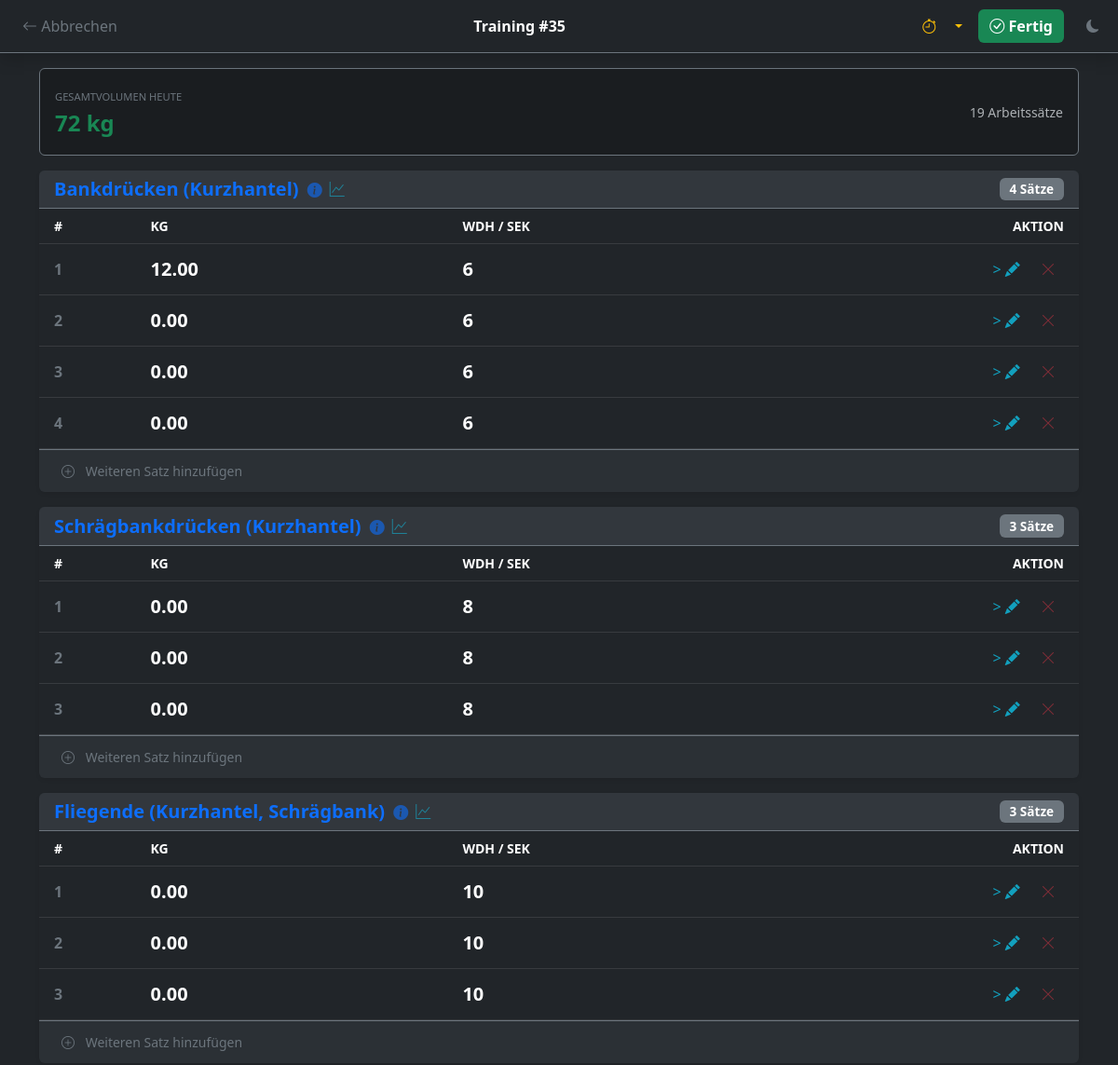
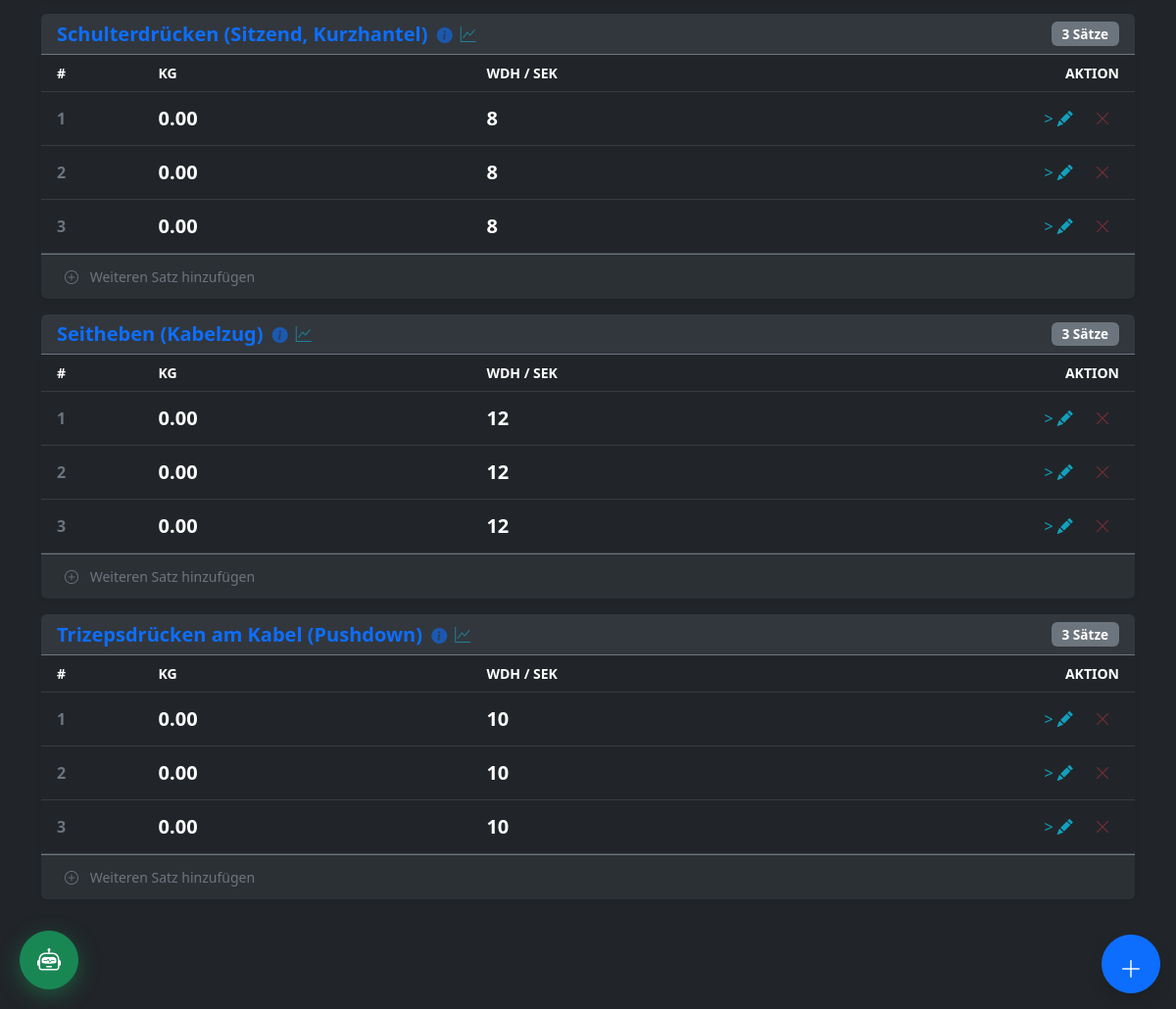
/training/35/ (signed in), run on the app's committed database (2 pictures, top to bottom).
### core/models.py (models this page shows, shortened)
class Trainingseinheit(models.Model):
    user = models.ForeignKey(User, on_delete=models.CASCADE, related_name="trainings", null=True)
    plan = models.ForeignKey('Plan', on_delete=models.SET_NULL, related_name="trainings", null=True, blank=True, verbose_name="Trainingsplan")
    datum = models.DateTimeField(auto_now_add=True)
    dauer_minuten = models.PositiveIntegerField(blank=True, null=True, verbose_name="Dauer (Min)")
    kommentar = models.TextField(blank=True, null=True, verbose_name="Wie lief's?")
    class Meta:
        verbose_name = "Trainingseinheit"
        verbose_name_plural = "Trainingseinheiten"
        ordering = ['-datum']
        indexes = [
            models.Index(fields=['datum']),
        ]

class Uebung(models.Model):
    bezeichnung = models.CharField(max_length=100, unique=True, verbose_name="Name der Übung")
    muskelgruppe = models.CharField(max_length=50, choices=MUSKELGRUPPEN, verbose_name="Hauptmuskel")
    hilfsmuskeln = models.JSONField(default=list, blank=True, verbose_name="Hilfsmuskelgruppen")
    gewichts_typ = models.CharField(max_length=20, choices=GEWICHTS_TYP, default='GESAMT', verbose_name="Gewichtsart")
    bewegungstyp = models.CharField(max_length=20, choices=BEWEGUNGS_TYP, default='ISOLATION', verbose_name="Bewegungsmuster")
    equipment = models.ManyToManyField(Equipment, related_name="uebungen", blank=True, verbose_name="Benötigtes Equipment")
    beschreibung = models.TextField(blank=True, verbose_name="Anleitung / Notizen")
    bild = models.ImageField(upload_to='uebungen_bilder/', blank=True, null=True, verbose_name="Foto/Grafik")
    video_link = models.URLField(blank=True, null=True, verbose_name="YouTube Link")
    favoriten = models.ManyToManyField(User, related_name="favoriten_uebungen", blank=True)
    erstellt_am = models.DateTimeField(auto_now_add=True)
    def __str__(self):
        return self.bezeichnung
    class Meta:
        verbose_name = "Übung"
        verbose_name_plural = "Übungen"
        ordering = ['bezeichnung']

class Satz(models.Model):
    einheit = models.ForeignKey(Trainingseinheit, on_delete=models.CASCADE, related_name="saetze")
    uebung = models.ForeignKey(Uebung, on_delete=models.PROTECT, verbose_name="Übung")
    satz_nr = models.PositiveIntegerField(default=1, verbose_name="Satz Nr.")
    gewicht = models.DecimalField(max_digits=6, decimal_places=2, verbose_name="Gewicht (kg)")
    wiederholungen = models.PositiveIntegerField(verbose_name="Wdh.")
    ist_aufwaermsatz = models.BooleanField(default=False, verbose_name="Warmup")
    rpe = models.DecimalField(
        max_digits=3,
        decimal_places=1,
        blank=True,
        null=True,
        verbose_name="RPE (1-10)",
        validators=[MinValueValidator(1.0), MaxValueValidator(10.0)]
    )
    notiz = models.TextField(blank=True, null=True, verbose_name="Notiz", max_length=500)
    superset_gruppe = models.PositiveIntegerField(
        default=0,
        verbose_name="Superset-Gruppe",
        help_text="0 = keine Gruppe, 1-9 = Gruppennummer für Supersätze"
    )
    class Meta:
        verbose_name = "Satz"
        verbose_name_plural = "Sätze"
        ordering = ['einheit', 'satz_nr']
        indexes = [
            models.Index(fields=['uebung', 'einheit']),
        ]

### core/views.py (the view)
# urls.py: path('training/<int:training_id>/', views.training_session, name='training_session'),
@login_required
def training_session(request, training_id):
    training = get_object_or_404(Trainingseinheit, id=training_id, user=request.user)
    uebungen = Uebung.objects.all().order_by('muskelgruppe', 'bezeichnung')
    if training.plan:
        plan_reihenfolge = {pu.uebung_id: pu.reihenfolge for pu in training.plan.uebungen.all()}
        saetze = sorted(
            training.saetze.all(),
            key=lambda s: (plan_reihenfolge.get(s.uebung_id, 999), s.satz_nr)
        )
    else:
        saetze = training.saetze.all().order_by('uebung__bezeichnung', 'satz_nr')
    total_volume = 0
    arbeitssaetze = training.saetze.filter(ist_aufwaermsatz=False)
    for satz in arbeitssaetze:
        total_volume += float(satz.gewicht) * satz.wiederholungen
    context = {
        'training': training,
        'uebungen': uebungen,
        'saetze': saetze,
        'total_volume': round(total_volume, 1),
        'arbeitssaetze_count': arbeitssaetze.count(),
    }
    return render(request, 'core/training_session.html', context)

### core/templates/core/training_session.html (shortened to what this page needs)
{% load static %}
{% load static %}<!doctype html>
<html lang="de" data-bs-theme="dark" id="htmlRoot">
  <head>
    <link href="https://cdn.jsdelivr.net/npm/bootstrap@5.3.3/dist/css/bootstrap.min.css" rel="stylesheet">
    <link rel="stylesheet" href="https://cdn.jsdelivr.net/npm/bootstrap-icons@1.11.3/font/bootstrap-icons.min.css">
    <link rel="stylesheet" href="{% static 'core/css/theme-styles.css' %}">
  </head>
  <body>
    <nav class="navbar navbar-dark bg-dark border-bottom border-secondary mb-3 sticky-top shadow">
      <div class="container-fluid">
        <a class="btn btn-outline-secondary border-0" href="{% url 'training_select_plan' %}">
            <i class="bi bi-arrow-left"></i> Abbrechen
        </a>
        <span class="navbar-text text-white fw-bold">
            Training #{{ training.id }}
        </span>
        <div class="d-flex gap-2">
            <div class="btn-group">
                <button class="btn btn-outline-warning border-0" onclick="startRestTimer()" title="Pausenuhr starten">
                    <i class="bi bi-stopwatch"></i>
                </button>
                <button class="btn btn-outline-warning border-0 dropdown-toggle dropdown-toggle-split" data-bs-toggle="dropdown" aria-expanded="false" title="Timer-Dauer wählen">
                </button>
            </div>
            <a class="btn btn-success border-0 fw-bold" href="{% url 'finish_training' training.id %}">
                <i class="bi bi-check-circle"></i> Fertig
            </a>
                    <button onclick="toggleTheme()" class="btn btn-sm btn-outline-secondary border-0 ms-2" title="Theme wechseln">
              <i class="bi bi-moon-fill" id="themeIcon"></i>
            </button>
</div>
      </div>
    </nav>
    <div class="container pb-5 mb-5">
        {% if saetze %}
        <div class="alert alert-dark border-secondary d-flex justify-content-between align-items-center mb-3">
            <div>
                <small class="text-secondary text-uppercase" style="font-size: 0.7rem;">Gesamtvolumen heute</small>
                <div class="fs-4 fw-bold text-success">{{ total_volume|floatformat:0 }} kg</div>
            </div>
            <div class="text-end">
                <small class="text-muted">{{ arbeitssaetze_count }} Arbeitssätze</small>
            </div>
        </div>
        {% endif %}
        {% if not saetze %}
            <div class="text-center py-5 text-muted">
                <i class="bi bi-dumbbell display-1 opacity-25"></i>
                <p class="mt-3">Drück auf +, um loszulegen!</p>
            </div>
        {% else %}
            {% regroup saetze by uebung as uebungs_liste %}
            {% for uebung_group in uebungs_liste %}
            <div class="card card-stat border-secondary mb-3 shadow-sm">
                <div class="card-header border-secondary d-flex justify-content-between align-items-center bg-secondary bg-opacity-10">
                    <div class="d-flex align-items-center">
                        <h5 class="mb-0 text-primary fw-bold me-2">
                            <a href="#" class="text-decoration-none text-primary exercise-link"
                               data-exercise-id="{{ uebung_group.grouper.id }}"
                               title="Übungsdetails anzeigen">
                                {{ uebung_group.grouper }}
                                <i class="bi bi-info-circle-fill"></i>
                            </a>
                        </h5>
                        <a href="{% url 'exercise_stats' uebung_group.grouper.id %}" class="text-decoration-none text-info opacity-50">
                            <i class="bi bi-graph-up"></i>
                        </a>
                    </div>
                    <span class="badge bg-secondary">{{ uebung_group.list|length }} Sätze</span>
                </div>
                <div class="card-body p-0">
                    <table class="table table-hover mb-0 align-middle">
                        <thead class="text-secondary small text-uppercase">
                            <tr>
                                <th class="ps-3" style="width: 10%">#</th>
                                <th style="width: 30%">kg</th>
                                <th style="width: 30%">Wdh / Sek</th>
                                <th class="text-end pe-3">Aktion</th>
                            </tr>
                        </thead>
                        <tbody>
                            {% for satz in uebung_group.list %}
                            <tr class="{% if satz.ist_aufwaermsatz %}text-muted fst-italic{% endif %} {% if satz.superset_gruppe > 0 %}superset-group-{{ satz.superset_gruppe }}{% endif %}">
                                <td class="ps-3">
                                    {% if satz.superset_gruppe > 0 %}
                                        <span class="badge bg-warning text-dark" style="font-size: 0.65rem;">S{{ satz.superset_gruppe }}</span>
                                    {% elif satz.ist_aufwaermsatz %}
                                        <i class="bi bi-fire text-warning small" title="Warmup"></i>
                                    {% else %}
                                        <span class="fw-bold text-secondary">{{ forloop.counter }}</span>
                                    {% endif %}
                                </td>
                                <td>
                                    <span class="fw-bold fs-5">{{ satz.gewicht }}</span>
                                </td>
                                <td>
                                    <span class="fw-bold fs-5">{{ satz.wiederholungen }}</span>
                                </td>
                                <td class="text-end pe-3 text-nowrap">
                                    <button class="btn btn-link text-info opacity-75 text-decoration-none px-2"
                                            onclick="openEditModal('{{ satz.id }}', '{{ satz.uebung.id }}', '{{ satz.gewicht }}', '{{ satz.wiederholungen }}', '{{ satz.rpe|default_if_none:'' }}', '{{ satz.ist_aufwaermsatz|yesno:'true,false' }}', '{{ satz.notiz|default_if_none:''|escapejs }}', '{{ satz.superset_gruppe }}')">>
                                        <i class="bi bi-pencil-fill"></i>
                                    </button>
                                    <button class="btn btn-link text-danger opacity-50 text-decoration-none px-2"
                                            onclick="confirmDelete('{{ satz.id }}', '{{ satz.uebung.bezeichnung }}', '{{ satz.gewicht }}', '{{ satz.wiederholungen }}')">
                                        <i class="bi bi-x-lg"></i>
                                    </button>
                                </td>
                            </tr>
                            {% endfor %}
                        </tbody>
                    </table>
                    <div class="d-grid p-2 border-top border-secondary">
                        {% with last_satz=uebung_group.list|last %}
                        <button class="btn btn-sm btn-outline-secondary border-0 text-start ps-3"
                                data-exercise-id="{{ uebung_group.grouper.id }}"
                                data-last-superset="{{ last_satz.superset_gruppe|default:0 }}"
                                onclick="openModalWithExercise('{{ uebung_group.grouper.id }}', this.dataset.lastSuperset)">
                            <i class="bi bi-plus-circle me-2"></i> Weiteren Satz hinzufügen
                        </button>
                        {% endwith %}
                    </div>
                </div>
            </div>
            {% endfor %}
        {% endif %}
        <div class="fixed-bottom p-3 text-end">
            <button class="btn btn-primary rounded-circle shadow p-3" style="width: 60px; height: 60px;" onclick="openModalWithExercise('')">
                <i class="bi bi-plus-lg fs-4"></i>
            </button>
        </div>
        <div class="toast-container position-fixed top-0 end-0 p-3" style="z-index: 11000;">
        </div>
    </div>
                        {% regroup uebungen by get_muskelgruppe_display as muskel_liste %}
    {% include 'core/ai_coach_chat.html' %}
  </body>
</html>

### core/static/core/css/theme-styles.css (style rules this page uses)
.card-stat { border: none; }
[data-bs-theme="dark"] .card-stat { background-color: #2b3035; color: #fff; }
[data-bs-theme="dark"] .card { background-color: #2b3035; color: #fff; }
[data-bs-theme="dark"] .table { color: #fff; background-color: #2b3035; }
[data-bs-theme="dark"] .table tbody tr { border-color: rgba(255, 255, 255, 0.1); }
[data-bs-theme="dark"] .table thead th { border-color: rgba(255, 255, 255, 0.1); }

### core/templates/core/exercise_info_modal.html (style rules this page uses)
.exercise-link { cursor: pointer; color: #0d6efd; text-decoration: none; transition: all 0.2s; }
.exercise-link i { font-size: 0.8em; opacity: 0.6; margin-left: 0.25rem; }
.badge { font-size: 0.85rem; padding: 0.4em 0.8em; }

### data on the page
Trainingseinheit: id "35"
Uebung: grouper "Bankdrücken (Kurzhantel)", list|length "4"
Satz: gewicht "12.00", wiederholungen "6"
Satz: gewicht "0.00", wiederholungen "6"
Satz: gewicht "0.00", wiederholungen "6"
Satz: gewicht "0.00", wiederholungen "6"
Uebung: grouper "Schrägbankdrücken (Kurzhantel)", list|length "3"
Satz: gewicht "0.00", wiederholungen "8"
Satz: gewicht "0.00", wiederholungen "8"
Satz: gewicht "0.00", wiederholungen "8"
Uebung: grouper "Fliegende (Kurzhantel, Schrägbank)", list|length "3"
Satz: gewicht "0.00", wiederholungen "10"
Satz: gewicht "0.00", wiederholungen "10"
Satz: gewicht "0.00", wiederholungen "10"
Uebung: grouper "Schulterdrücken (Sitzend, Kurzhantel)", list|length "3"
Satz: gewicht "0.00", wiederholungen "8"
Satz: gewicht "0.00", wiederholungen "8"
Satz: gewicht "0.00", wiederholungen "8"
Uebung: grouper "Seitheben (Kabelzug)", list|length "3"
Satz: gewicht "0.00", wiederholungen "12"
Satz: gewicht "0.00", wiederholungen "12"
Satz: gewicht "0.00", wiederholungen "12"
Uebung: grouper "Trizepsdrücken am Kabel (Pushdown)", list|length "3"
Satz: gewicht "0.00", wiederholungen "10"
Satz: gewicht "0.00", wiederholungen "10"
Satz: gewicht "0.00", wiederholungen "10"

### other printed values
{{ total_volume|floatformat:0 }} "72"
{{ arbeitssaetze_count }} "19"
